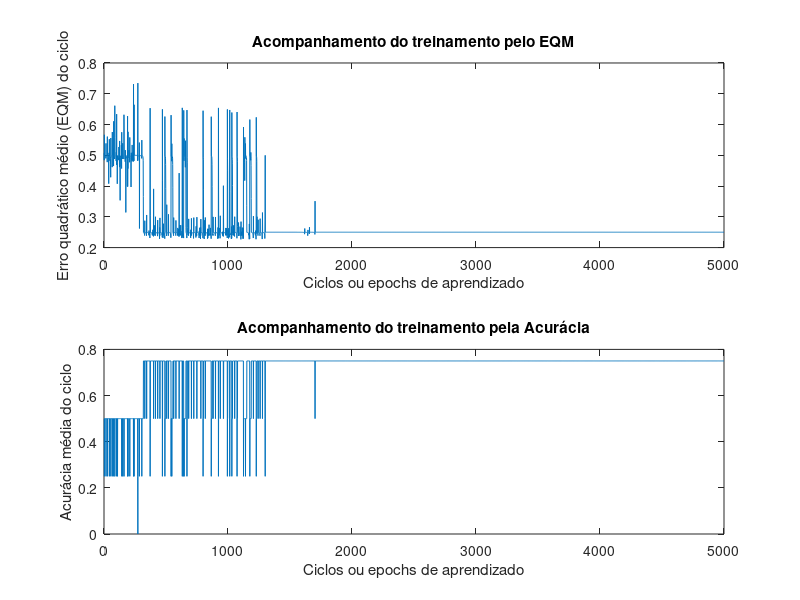

Write MATLAB code to recreate this figure.
# Estudo do problema XOR:
# Definição de entradas e saídas desejadas:
X = [0 0;
     1 0;
     0 1;
     1 1];

O = [0
     1
     1
     0];

# Definição de função degrau:
function y = degrau(x)
   y = (x >= 0);
endfunction

# Solução analítica do problema XOR
W1 = [1 1;
      1 1];
B1 = [-1/2;
      -3/2];
W2 = [1 -1];
B2 = [-1/2];

# Experimente esta solução analítica assim:
## Z = degrau(W1*X'+B1)';
## Y = degrau(W2*Z'+B2)';
# e compare Y com as saídas desejadas em O.
# O erro é nulo, graças à camada escondida que projeta X em Z, "dobrando"
# o espaço de representação de X, onde o problema de classificação
# não é linearmente separável, em um novo espaço de representação de Z,
# onde as classes se tornam linearmente separáveis.


# Agora vamos à solução via aprendizado de máquina (com gradiente estocástico):
# Execute o código abaixo algumas vezes, e observe como a convergência
# ao erro quadrático nulo pode ser difícil, mesmo para um problema tão simples,
# para o qual pelo menos uma solução analítica foi encontrada facilmente (acima).

# Definição de função logística (que substitui o degrau por causa da derivada):
function y = logi(x)
   y = (1+exp(-x)).^(-1);
endfunction

# Inicialização aleatória dos pesos (parâmetros da rede):
W1 = randn(2,2);
B1 = randn(2,1);
W2 = randn(1,2);
B2 = randn(1,1);

passo = 50.0; #Passo de aprendizado
NumeroCiclos = 5000;
J = zeros(1,NumeroCiclos);
Ac = zeros(1,NumeroCiclos);
for ciclo = 1:NumeroCiclos
  ap = randperm(length(O)); # Apontador aleatório
  for k = ap
    # Fluxo de ida:
    x = X(k,:)';
    z = logi(W1*x+B1);
    y = logi(W2*z+B2);

    # Fluxo de volta do erro:
    e = O(k)-y;
    J(ciclo) = J(ciclo)+e^2;
    Ac(ciclo) =  Ac(ciclo) + (O(k) == (y >= 0.5));
    e2 = e*(1-y)*y; # erro retropropagado até a camada 2
    e1 = e2*W2'.*((1-z).*z); # erro retropropagado até a camada 1

    # Ajuste dos parâmetros:
    B2 = B2 + passo*e2;
    W2 = W2 + passo*e2*z';
    B1 = B1 + passo*e1;
    W1 = W1 + passo*e1*x';
  end
  J(ciclo) = J(ciclo)/length(O); #Erro quadrático médio do ciclo
  Ac(ciclo) = Ac(ciclo)/length(O); #Acurácia média do ciclo
end
subplot(2,1,1)
plot(J)
title("Acompanhamento do treinamento pelo EQM");
xlabel("Ciclos ou epochs de aprendizado")
ylabel("Erro quadrático médio (EQM) do ciclo")
subplot(2,1,2)
plot(Ac)
title("Acompanhamento do treinamento pela Acurácia");
xlabel("Ciclos ou epochs de aprendizado")
ylabel("Acurácia média do ciclo")
